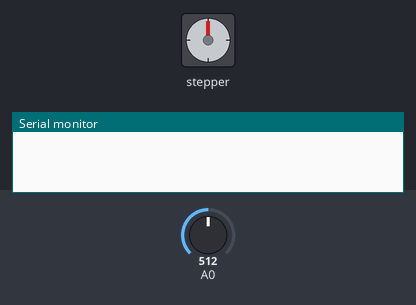
A sketch run on a simulated Arduino Uno, built with avr-gcc and run on an emulated ATmega328P. On the bench: stepper motor, the last lines printed to the serial monitor. The inputs (shaded band) are chosen by the test bench; at power-on: A0 = 512. Stepper angles assume 100 steps per turn.

Above: at 0.1 s.
At 9.86 s:
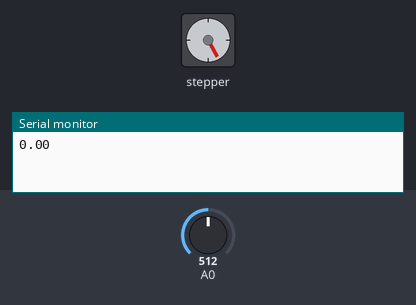
At 19.84 s:
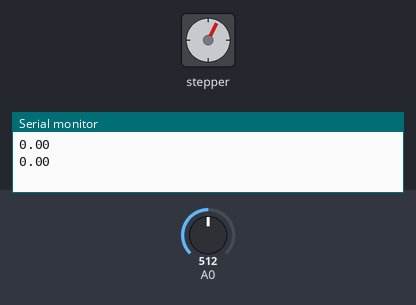
At 39.55 s:
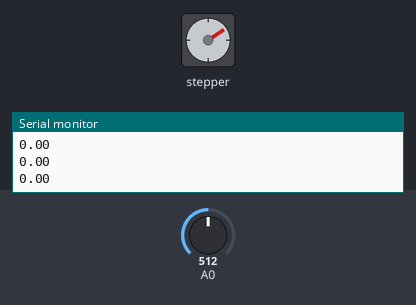
Timing chart, 0 to 40.0 s (numbered marks = the images above):
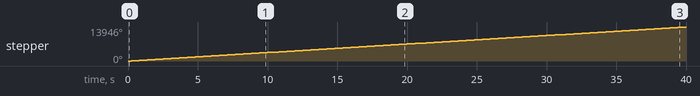

Measured:
- by itself, stepper: keeps turning clockwise at about 351°/s

The sketch:

old_test.ino
```cpp
// (licence header left out)
#include "arduinoFFT.h"
#include <Stepper.h>

#define SAMPLES 128             //SAMPLES-pt FFT. Must be a base 2 number. Max 128 for Arduino Uno.
#define SAMPLING_FREQUENCY 2048 //Ts = Based on Nyquist, must be 2 times the highest expected frequency.
#define STEPS 100

arduinoFFT FFT = arduinoFFT();

unsigned int samplingPeriod;
unsigned long microSeconds;

double vReal[SAMPLES]; //create vector of size SAMPLES to hold real values
double vImag[SAMPLES]; //create vector of size SAMPLES to hold imaginary values
const int buzzer = 6;
int freq = 00;

Stepper stepper(STEPS, 8, 9, 10, 11);
int previous = 0;

void setup()
{
    Serial.begin(115200); //Baud rate for the Serial Monitor
    samplingPeriod = round(1000000*(1.0/SAMPLING_FREQUENCY)); //Period in microseconds
    pinMode(buzzer, OUTPUT);
    tone(buzzer, freq);
    stepper.setSpeed(60);
}

void loop()
{
    /*Sample SAMPLES times*/
    for(int i=0; i<SAMPLES; i++)
    {
        microSeconds = micros();    //Returns the number of microseconds since the Arduino board began running the current script.

        vReal[i] = analogRead(0); //Reads the value from analog pin 0 (A0), quantize it and save it as a real term.
        vImag[i] = 0; //Makes imaginary term 0 always

        /*remaining wait time between samples if necessary*/
        while(micros() < (microSeconds + samplingPeriod))
        {
          //do nothing
        }
    }

    /*Perform FFT on samples*/
    FFT.Windowing(vReal, SAMPLES, FFT_WIN_TYP_HAMMING, FFT_FORWARD);
    FFT.Compute(vReal, vImag, SAMPLES, FFT_FORWARD);
    FFT.ComplexToMagnitude(vReal, vImag, SAMPLES);

    /*Find peak frequency and print peak*/
    double peak = FFT.MajorPeak(vReal, SAMPLES, SAMPLING_FREQUENCY);
    Serial.println(peak);     //Print out the most dominant frequency.
    //Serial.println(analogRead(0));
    //Serial.println(micros());
    /*Script stops here. Hardware reset required.*/
    //while (1); //do one time
    stepper.step(1000);
}
```
